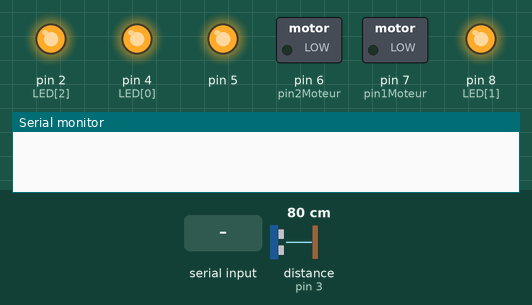
Recording of a sketch running on a simulated Arduino Uno, built with avr-gcc and run on an emulated ATmega328P. Parts: switched loads named in the sketch (green lamp = pin HIGH), output pins drawn as LEDs (lit = HIGH), the last lines printed to the serial monitor. Dashed ring = blinking. The inputs (shaded band) are chosen by the test bench; at power-on: distance to the obstacle (sensor on pin 3) 80 cm. The echo pulse lasts 58.3 µs per cm; pins used as bus, display or sensor lines are not drawn.

Above: at 1.2 s.
1.3 s: "green\n" received over Serial
At 1.76 s:
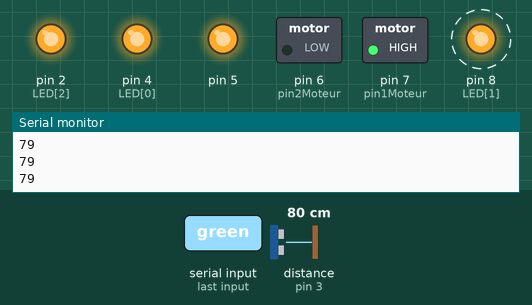
4.3 s: "red\n" received over Serial
At 6.55 s:
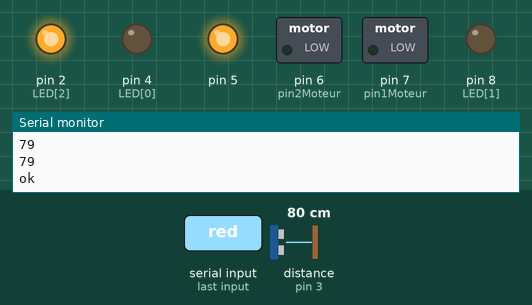
7.3 s: "green\n" received over Serial
At 7.75 s:
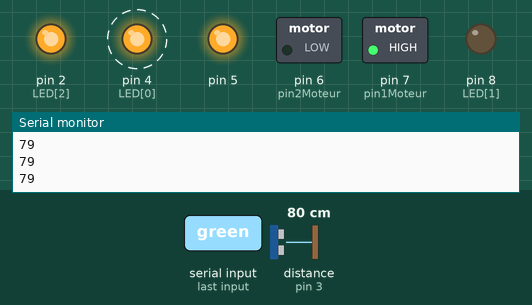
Timing chart, 0 to 19.0 s (numbered marks = the images above; inputs shaded):
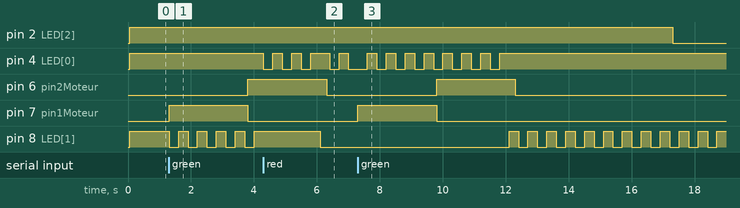

The sketch:

badge.ino
```cpp
#include <MFRC522.h>
#include <SPI.h>

int pin1Moteur = 7;
int pin2Moteur = 6;
int play = 0;
int ouverture = 1;

const int RED = 0;
const int GREEN = 1;
const int MARQUE = 2;

const int pinRST = 9;
const int pinSDA = 10;
const int LED[] = {4, 8, 2};
bool controlLED[] = {false, false, false};
int clignotement = 0;
long time;
long mt;
long scannageT = 0;
String idBadge;
bool dem = false;
int diss = 10;
MFRC522 rfid(pinSDA, pinRST);

const int trigPin = 1;
const int echoPin = 3;
long duree;
int distance;

void setup() {
  // put your setup code here, to run once:
  Serial.begin(9600);
  SPI.begin();
  rfid.PCD_Init();
  for (int i=0; i<3; i++)
  {
    pinMode(LED[i], OUTPUT);
    digitalWrite(LED[i], HIGH);
  }
  pinMode(pin1Moteur, OUTPUT);
  pinMode(pin2Moteur, OUTPUT);
  pinMode(5,OUTPUT);
  analogWrite(5, 255);

  pinMode(trigPin, OUTPUT);
  pinMode(echoPin, INPUT);
}

void loop() {
  // put your main code here, to run repeatedly:
  scan();
  transmission();
  moteur();
  clignoteLED();
}

int dis() {
  digitalWrite(trigPin, LOW);
  delayMicroseconds(5);
  digitalWrite(trigPin, HIGH);
  delayMicroseconds(10);
  digitalWrite(trigPin, LOW);

  duree = pulseIn(echoPin, HIGH);
  scannageT = millis();
  distance = duree*0.034/2;
  //Serial.println(distance);
  return distance;
}

void transmission()
{
  if(Serial.available()>0)
  {
    String command = Serial.readStringUntil('\n');
    if(command=="red" && !controlLED[RED])
    {
      controlLED[RED] = true;
      time = millis();
      clignotement = 0;
      digitalWrite(LED[RED], LOW);
    }
    else if(command=="green"|| command=="greenE" && !controlLED[GREEN])
    {
      controlLED[GREEN] = true;
      time = millis();
      clignotement = 0;
      digitalWrite(LED[GREEN], LOW);
      if(command=="green")
      {
        play = 1;
        diss = 10;
        ouverture = 1;
        mt = millis();
      }
    }
  }
}
void clignoteLED()
{
  for (int i=0; i<3; i++)
  {
    if(controlLED[i])
    {
      if(millis()-time>=300)
      {
        bool etat = digitalRead(LED[i]);
        digitalWrite(LED[i], !etat);
        clignotement++;
        time = millis();

        if(clignotement==15)
        {
          controlLED[i] = false;
        }
      }

    }
  }
}

void moteur()
{
  if(play==1)
  {
    //AVANCE 5000
    if(millis()-mt<2500 && ouverture==1)
    {
     // Serial.println("avance");
      scannageT = millis();
      digitalWrite(pin1Moteur, HIGH);
      digitalWrite(pin2Moteur, LOW); //Serial.println("avance");
     // analogWrite(5, 10);
     diss = dis();
        Serial.println(diss);
    }
    else
    {
      if(ouverture == 1)
      {
        ouverture = -1;
        mt = millis();
      }
    }
    //PAUSE
    if(ouverture==-1 && diss<20 && diss>0)
    {
      //Serial.println(diss);
      diss = dis();
      Serial.println(diss);
      digitalWrite(pin1Moteur, LOW);
      digitalWrite(pin2Moteur, LOW);
    }
    else
    {
      if(ouverture == -1)
      {
        ouverture = 0;
        mt = millis();
      }
    }
    //RETOUR 4000
    if(millis()-mt<2500 && ouverture == 0)
    {
      scannageT = millis();
      diss = 40;
      digitalWrite(pin1Moteur, LOW);
      digitalWrite(pin2Moteur, HIGH);
      //Serial.println("r");
    }
    else
    {
      if(ouverture==0)
      {
          play = 0;
          Serial.println("ok");
      }
    }

  }
  else
  {
    digitalWrite(pin1Moteur, LOW);
    digitalWrite(pin2Moteur, LOW);
  }
}

void scan()
{
  //Serial.print(millis()-scannageT);
  //Serial.println(" duree");
  if(millis()-scannageT>5000)
  {
  idBadge = "";
  digitalWrite(LED[MARQUE], LOW);
  if(!dem)
  {
    dem = true;
    Serial.println("pret");
  }
  if(rfid.PICC_IsNewCardPresent())
  {
    if(rfid.PICC_ReadCardSerial())
    {
      for(byte i=0; i<rfid.uid.size; i++)
      {
        idBadge += String(rfid.uid.uidByte[i]);
        delay(100);
      }
      Serial.println(idBadge);
      //delay(2000);
      scannageT = millis();
    }
  }
  }
  else
  {
    digitalWrite(LED[MARQUE], HIGH);
  }
}
```

Measured:
- after the input at 1.3 s, pin 6 (pin2Moteur): LOW → HIGH after 2.5 s; pin 7 (pin1Moteur): LOW → HIGH at once, → LOW 2.5 s later; pin 8 (LED[1]): alternates HIGH for 0.30 s and LOW for 0.30 s, starting at once
- after the input at 4.3 s, pin 4 (LED[0]): HIGH → LOW at once, → HIGH 0.30 s later, → LOW 0.30 s later, → HIGH 0.30 s later, … (9 changes in this stretch)
- after the input at 7.3 s, pin 2 (LED[2]): HIGH → LOW after 10.0 s instead of 4.0 s; pin 6 (pin2Moteur): LOW → HIGH after 2.5 s, → LOW 2.5 s later; pin 7 (pin1Moteur): LOW → HIGH at once, → LOW 2.5 s later
